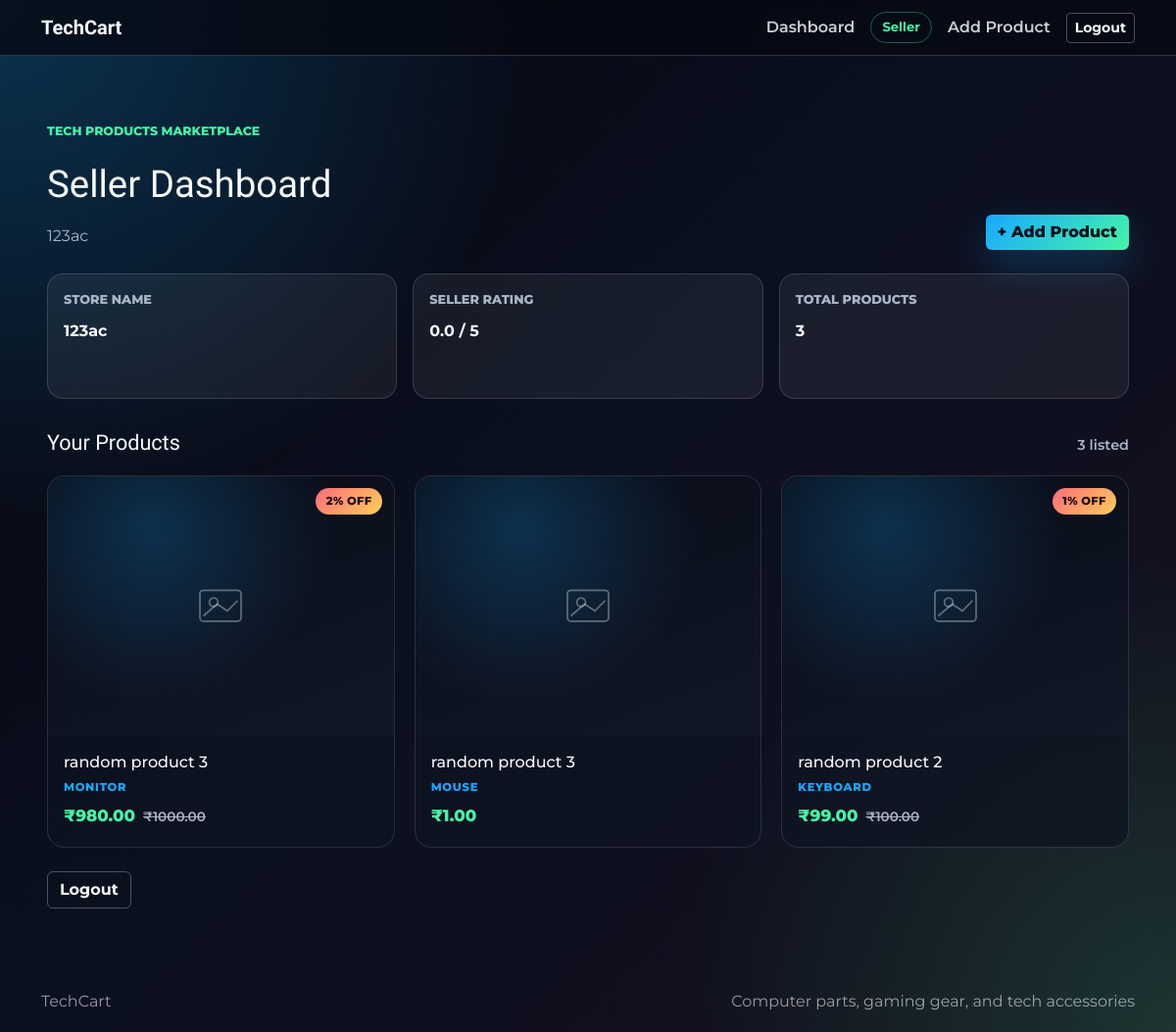
Page /seller/dashboard (signed in) on the earlier database version.
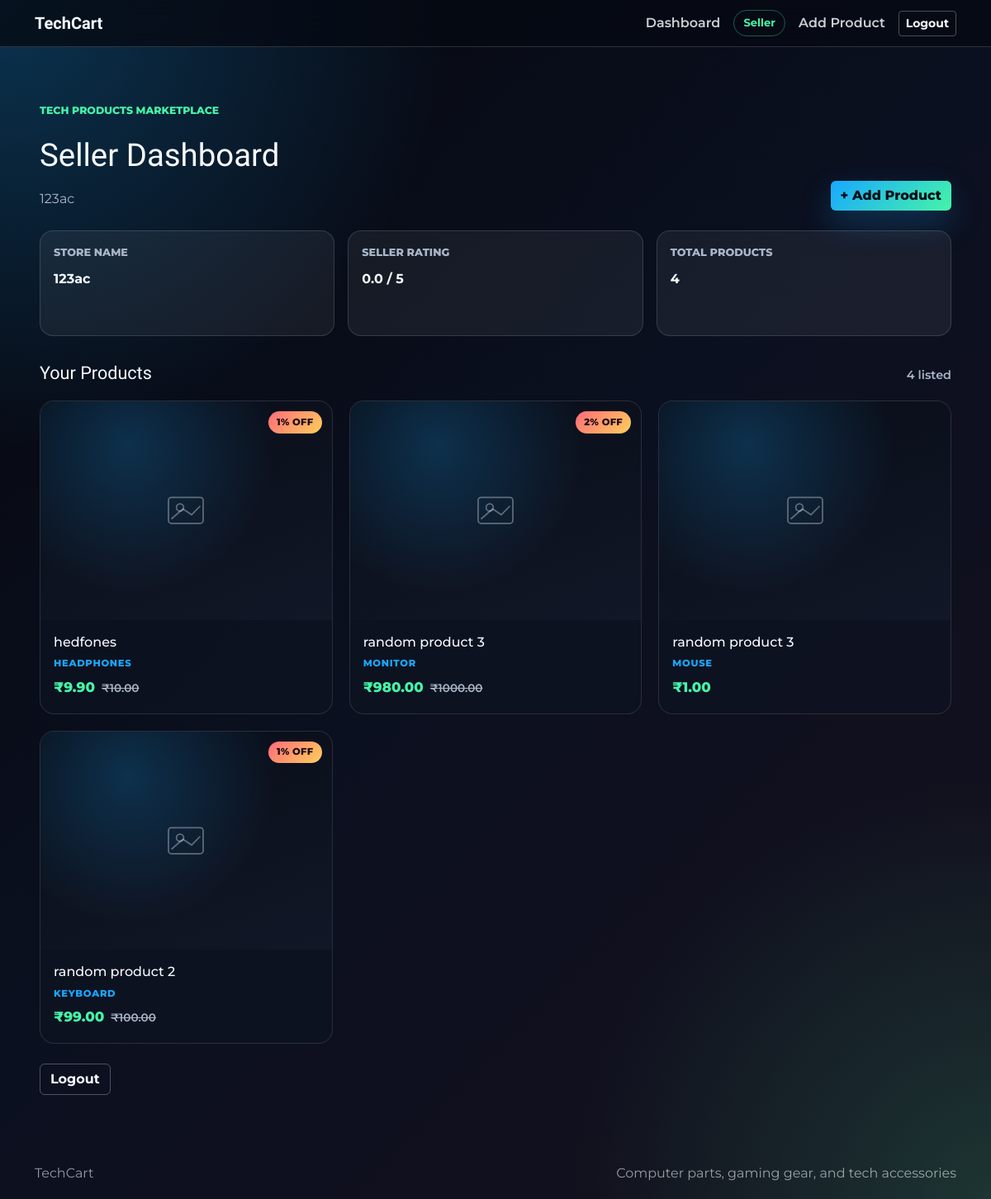
Same page on the later database version.
### database/models.py (models this page shows, shortened)
class User(UserMixin, db.Model):
    __tablename__ = "users"
    id = db.Column(db.Integer, primary_key=True)
    full_name = db.Column(db.String(120), nullable=False)
    email = db.Column(db.String(255), nullable=False, unique=True, index=True)
    password_hash = db.Column(db.String(255), nullable=False)
    role = db.Column(db.String(30), nullable=False, index=True)
    phone_number = db.Column(db.String(20), nullable=False)
    address = db.Column(db.Text, nullable=False)
    created_at = db.Column(
        db.DateTime,
        nullable=False,
        default=lambda: datetime.now(timezone.utc),
    )
    products = db.relationship(
        'Product',
        backref='seller',
        lazy=True
    )
    vehicle_type = db.Column(db.String(60))
    vehicle_number = db.Column(db.String(40))
    driving_license_number = db.Column(db.String(80))
    verification_status = db.Column(db.String(30))
    store_name = db.Column(db.String(120))
    seller_rating = db.Column(db.Float, nullable=False, default=0.0)
    total_products = db.Column(db.Integer, nullable=False, default=0)
    @property
    def role_label(self):
        labels = {
            "customer": "Customer",
            "seller": "Seller",
            "delivery_agent": "Delivery Agent",
        }
        return labels.get(self.role, "User")
    @property
    def dashboard_endpoint(self):
        endpoints = {
            "customer": "main.index",
            "seller": "auth.seller_dashboard",
            "delivery_agent": "auth.delivery_dashboard",
        }
        return endpoints.get(self.role, "auth.login")

class Product(db.Model):
    __tablename__ = 'products'
    id = db.Column(db.Integer, primary_key=True)
    seller_id = db.Column(db.Integer,db.ForeignKey('users.id'),nullable=False)
    product_name = db.Column(db.String(200),nullable=False)
    category = db.Column(db.String(100),nullable=False)
    specifications = db.Column(db.Text,nullable=False)
    price = db.Column(db.Float,nullable=False)
    discount = db.Column(db.Float,default=0)
    return_policy = db.Column(db.Text)
    shipping_policy = db.Column(db.Text)
    rating = db.Column(db.Float,default=0)
    review_count = db.Column(db.Integer,default=0)
    image_filename = db.Column(db.String(255))
    created_at = db.Column(db.DateTime, default=datetime.utcnow)
    @property
    def discounted_price(self):
        discount_pct = self.discount or 0
        return round(self.price * (1 - discount_pct / 100), 2)

### api/auth_routes.py (the view)
@auth_bp.route("/seller/dashboard")
@role_required("seller")
def seller_dashboard():
    products = (
        Product.query.filter_by(seller_id=current_user.id)
        .order_by(Product.created_at.desc())
        .all()
    )
    return render_template(
        "seller/dashboard.html",
        products=products,
        product_count=len(products),
    )

### api/auth_routes.py (called while the page is built)
def role_required(role):
    def decorator(view_func):
        @wraps(view_func)
        @login_required
        def wrapped_view(*args, **kwargs):
            if current_user.role != role:
                flash("You are not allowed to access that dashboard.", "danger")
                return redirect(role_dashboard_url(current_user.role))
            return view_func(*args, **kwargs)
        return wrapped_view
    return decorator

### database/models.py (called while the page is built)
@login_manager.user_loader
def load_user(user_id):
    return db.session.get(User, int(user_id))

### templates/seller/dashboard.html (shortened to what this page needs)
{% extends "base.html" %}
{% block extra_css %}
<link rel="stylesheet" href="{{ url_for('static', filename='css/products.css') }}">
{% endblock %}
{% block content %}
<section class="auth-shell dashboard-shell seller-dashboard-shell">
  <div class="seller-dashboard container-fluid px-3 px-lg-4">
    <header class="seller-dashboard__header">
      <div>
        <span class="eyebrow">Tech Products Marketplace</span>
        <h1>Seller Dashboard</h1>
        <p class="auth-subtitle">{{ current_user.store_name or 'Your store' }}</p>
      </div>
      <a class="btn btn-primary seller-dashboard__add-btn" href="{{ url_for('add_product') }}">
        + Add Product
      </a>
    </header>
    <div class="dashboard-grid seller-dashboard__stats">
      <div class="dashboard-stat">
        <span>Store Name</span>
        <strong>{{ current_user.store_name or '—' }}</strong>
      </div>
      <div class="dashboard-stat">
        <span>Seller Rating</span>
        <strong>{{ '%.1f'|format(current_user.seller_rating) }} / 5</strong>
      </div>
      <div class="dashboard-stat">
        <span>Total Products</span>
        <strong>{{ product_count }}</strong>
      </div>
    </div>
    <section class="seller-products" aria-label="Your products">
      <div class="seller-products__heading">
        <h2>Your Products</h2>
        <p class="seller-products__count">{{ product_count }} listed</p>
      </div>
      {% if products %}
      <div class="product-grid">
        {% for product in products %}
          {% include "components/product_card.html" %}
        {% endfor %}
      </div>
      {% endif %}
    </section>
    <div class="dashboard-actions">
      <a class="btn btn-outline-light" href="{{ url_for('auth.logout') }}">Logout</a>
    </div>
  </div>
</section>
{% endblock %}

### templates/base.html (shortened to what this page needs)
<!doctype html>
<html lang="en">
  <head>
    <link href="https://cdn.jsdelivr.net/npm/bootstrap@5.3.3/dist/css/bootstrap.min.css" rel="stylesheet">
    <link rel="stylesheet" href="{{ url_for('static', filename='css/style.css') }}">
    <link rel="stylesheet" href="{{ url_for('static', filename='css/auth.css') }}">
    {% block extra_css %}{% endblock %}
  </head>
  <body>
    <nav class="navbar navbar-expand-lg app-navbar">
      <div class="container">
        <a class="navbar-brand" href="{{ url_for('main.index') }}">TechCart</a>
        <div class="collapse navbar-collapse" id="mainNav">
          <ul class="navbar-nav ms-auto align-items-lg-center gap-lg-2">
            {% if current_user.is_authenticated %}
            {% if current_user.role == 'customer' %}
            <li class="nav-item">
              <a class="nav-link" href="{{ url_for('wishlist.view_wishlist') }}">Wishlist</a>
            </li>
            <li class="nav-item">
              <a class="nav-link" href="{{ url_for('cart.view_cart') }}">Cart</a>
            </li>
            {% else %}
            <li class="nav-item">
              <a class="nav-link" href="{{ url_for(current_user.dashboard_endpoint) }}">Dashboard</a>
            </li>
            <li class="nav-item">
              <span class="nav-role">{{ current_user.role_label }}</span>
            </li>
            {% if current_user.role == 'seller' %}
            <li class="nav-item">
              <a class="nav-link" href="{{ url_for('add_product') }}">Add Product</a>
            </li>
            {% endif %}
            {% endif %}
            <li class="nav-item">
              <a class="btn btn-outline-light btn-sm" href="{{ url_for('auth.logout') }}">Logout</a>
            </li>
            {% endif %}
          </ul>
        </div>
      </div>
    </nav>
    <main>
      {% block content %}{% endblock %}
    </main>
    <footer class="app-footer">
      <div class="container">
        <span>TechCart</span>
        <span>Computer parts, gaming gear, and tech accessories</span>
      </div>
    </footer>
  </body>
</html>

### templates/components/product_card.html (shortened to what this page needs)
{% set product_detail_url = product_detail_url | default(url_for('products.seller_product_detail', product_id=product.id)) %}
<article class="product-card">
  <a class="product-card__link" href="{{ product_detail_url }}">
    <div class="product-card__media">
      {% if product.image_filename %}
      <img
        class="product-card__image"
        src="{{ url_for('static', filename=product.image_path) }}"
        alt="{{ product.product_name }}"
      >
      {% else %}
      <div class="product-card__image-placeholder" aria-hidden="true">
        <svg viewBox="0 0 64 64" role="img" aria-label="">
          <rect x="8" y="14" width="48" height="36" rx="4"></rect>
          <circle cx="24" cy="28" r="5"></circle>
          <path d="M12 44 L28 30 L40 38 L52 26"></path>
        </svg>
      </div>
      {% endif %}
      {% if product.discount and product.discount > 0 %}
      <span class="product-card__badge">{{ product.discount|int }}% OFF</span>
      {% endif %}
    </div>
    <div class="product-card__body">
      <h3 class="product-card__title">{{ product.product_name }}</h3>
      <span class="product-card__category">{{ product.category }}</span>
      <div class="product-card__price-row">
        {% if product.discount and product.discount > 0 %}
        <span class="product-card__price product-card__price--sale">₹{{ '%.2f'|format(product.discounted_price) }}</span>
        <span class="product-card__price product-card__price--original">₹{{ '%.2f'|format(product.price) }}</span>
        {% else %}
        <span class="product-card__price">₹{{ '%.2f'|format(product.price) }}</span>
        {% endif %}
      </div>
    </div>
  </a>
</article>

### static/css/style.css (style rules this page uses)
:root { color-scheme: light; }
body { margin: 0; font-family: Arial, sans-serif; }

### static/css/auth.css (style rules this page uses)
:root { --bg-ink: #05070d; --panel: rgba(14, 20, 34, 0.72); --panel-strong: rgba(13, 19, 31, 0.9); --line: rgba(255, 255, 255, 0.16); --text: #f7fbff; --muted: #a9b6c8; --blue: #18a8ff; --green: #46f5a8; --amber: #ffcf5a; --danger: #ff6b7a; }
* { box-sizing: border-box; }
body { min-height: 100vh; background: radial-gradient(circle at top left, rgba(24, 168, 255, 0.28), transparent 34rem), radial-gradient(circle at bottom right, rgba(70, 245, 168, 0.16), transparent 32rem), linear-gradient(135deg, #05070d 0%, #0b1020 48%, #15101c 100%); color: var(--text); font-family: "Montserrat", Arial, sans-serif; }
.app-navbar { position: sticky; top: 0; z-index: 50; background: rgba(6, 10, 18, 0.78); border-bottom: 1px solid var(--line); backdrop-filter: blur(18px); }
.navbar-brand { color: var(--text); font-family: "Orbitron", sans-serif; font-weight: 700; letter-spacing: 0; }
.app-navbar .nav-link { color: rgba(247, 251, 255, 0.82); font-weight: 600; }
.nav-role { display: inline-flex; align-items: center; min-height: 2rem; padding: 0.35rem 0.7rem; border: 1px solid rgba(70, 245, 168, 0.34); border-radius: 999px; color: var(--green); font-size: 0.82rem; font-weight: 700; }
.btn-primary { border: 0; background: linear-gradient(135deg, var(--blue), var(--green)); color: #041018; font-weight: 800; box-shadow: 0 1rem 2.4rem rgba(24, 168, 255, 0.24); }
.auth-shell { min-height: calc(100vh - 8.5rem); display: grid; place-items: center; padding: 4rem 1rem; }
.eyebrow { display: inline-flex; align-items: center; margin-bottom: 1rem; color: var(--green); font-size: 0.78rem; font-weight: 800; text-transform: uppercase; }
.auth-copy p, .auth-subtitle { margin: 1rem 0 0; color: var(--muted); font-size: 1rem; line-height: 1.7; }
.dashboard-shell { min-height: calc(100vh - 8.5rem); }
.dashboard-grid { display: grid; grid-template-columns: repeat(3, minmax(0, 1fr)); gap: 1rem; margin-top: 1.5rem; }
.dashboard-stat { min-height: 8rem; padding: 1rem; border: 1px solid rgba(255, 255, 255, 0.14); border-radius: 1rem; background: rgba(255, 255, 255, 0.06); }
.dashboard-stat span { display: block; margin-bottom: 0.7rem; color: var(--muted); font-size: 0.8rem; font-weight: 800; text-transform: uppercase; }
.dashboard-stat strong { color: var(--text); font-size: 1rem; line-height: 1.4; overflow-wrap: anywhere; }
.dashboard-actions { margin-top: 1.5rem; }
.app-footer { padding: 1.2rem 0; color: rgba(247, 251, 255, 0.58); }
.app-footer .container { display: flex; justify-content: space-between; gap: 1rem; }

Differences in the rows shown:
added Product: discount "1", product_name "hedfones", category "HEADPHONES", discounted_price "9.90", price "10.00"
Other differences:
{{ product_count }}: "3" → "4"
